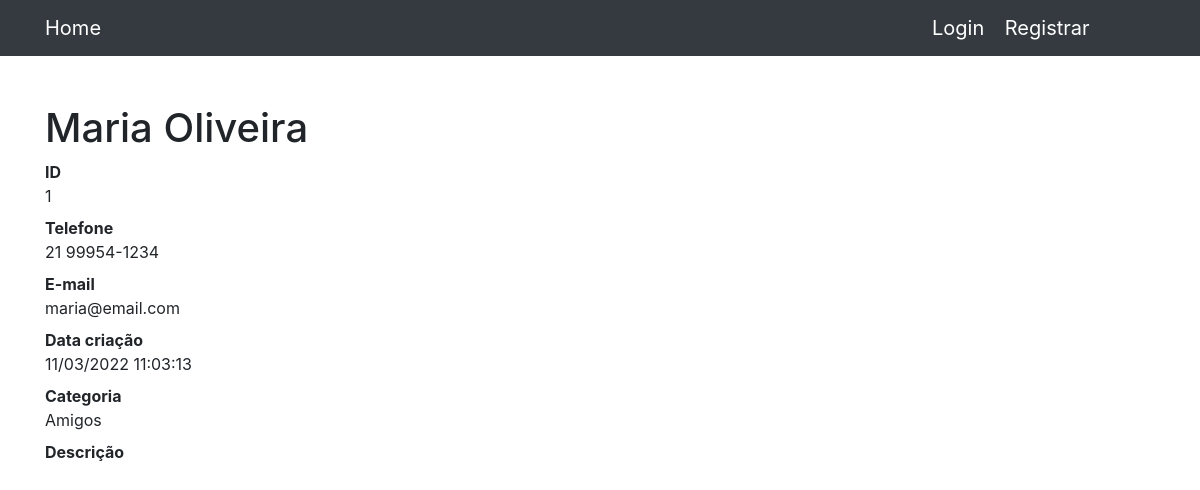
The app's page /1, older data.
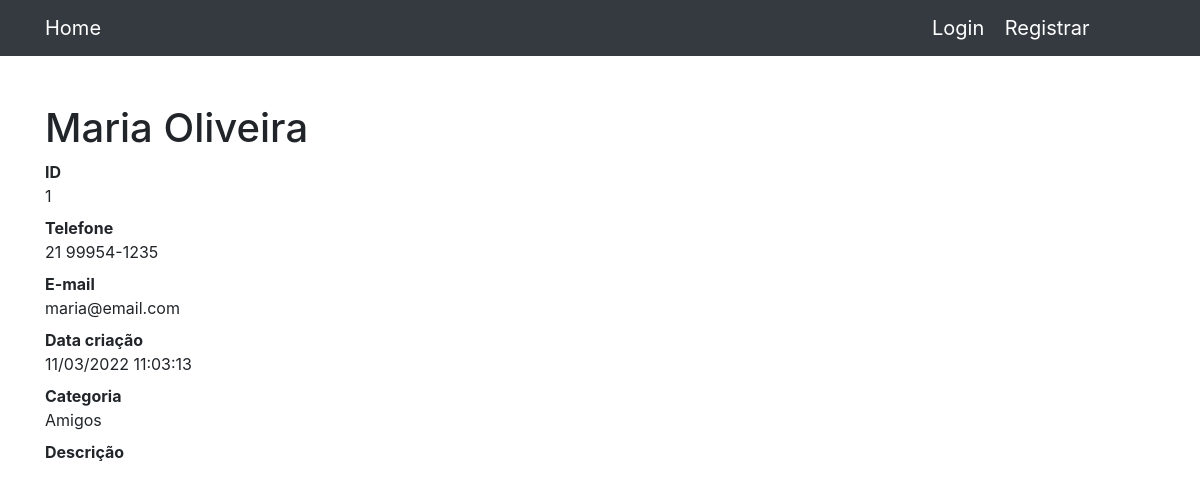
The same page, newer data.
### contatos/models.py (models this page shows, shortened)
class Contato(models.Model):
    nome = models.CharField(max_length=255)
    sobrenome = models.CharField(max_length=255, blank=True)
    telefone = models.CharField(max_length=255)
    email = models.CharField(max_length=255, blank=True)
    data_criacao = models.DateTimeField(default=timezone.now)
    descicao = models.TextField(blank=True)
    categoria = models.ForeignKey(Categoria, on_delete=models.DO_NOTHING)
    mostrar = models.BooleanField(default=True)
    foto = models.ImageField(blank=True, upload_to='fotos/%Y/%m/%d')

class Categoria(models.Model):
    nome = models.CharField(max_length=255)
    def __str__(self) -> str:
        return self.nome

### contatos/views.py (the view)
# urls.py: path('<int:contato_id>', views.ver_contato, name='ver_contato'),
def ver_contato(request, contato_id):
    contato = get_object_or_404(Contato, id=contato_id)
    return render(request, 'contatos/ver_contato.html', {
        'contato': contato
})

### contatos/templates/contatos/ver_contato.html (shortened to what this page needs)
{% extends 'base.html' %}
{% block conteudo %}
    <h1 class="mt-5">{{ contato.nome }} {{ contato.sobrenome }}</h1>
    <dl>
        <dt>ID</dt>
        <dd>{{ contato.id }}</dd>
        <dt>Telefone</dt>
        <dd>{{ contato.telefone }}</dd>
        <dt>E-mail</dt>
        <dd>{{ contato.email }}</dd>
        <dt>Data criação</dt>
        <dd>{{ contato.data_criacao|date:'d/m/Y H:m:s ' }}</dd>
        <dt>Categoria</dt>
        <dd>{{ contato.categoria }}</dd>
        <dt>Descrição</dt>
    </dl>
{%endblock%}

Row changes from the older to the newer data that the page shows:
changed Contato "Maria": telefone "21 99954-1234" → "21 99954-1235"
